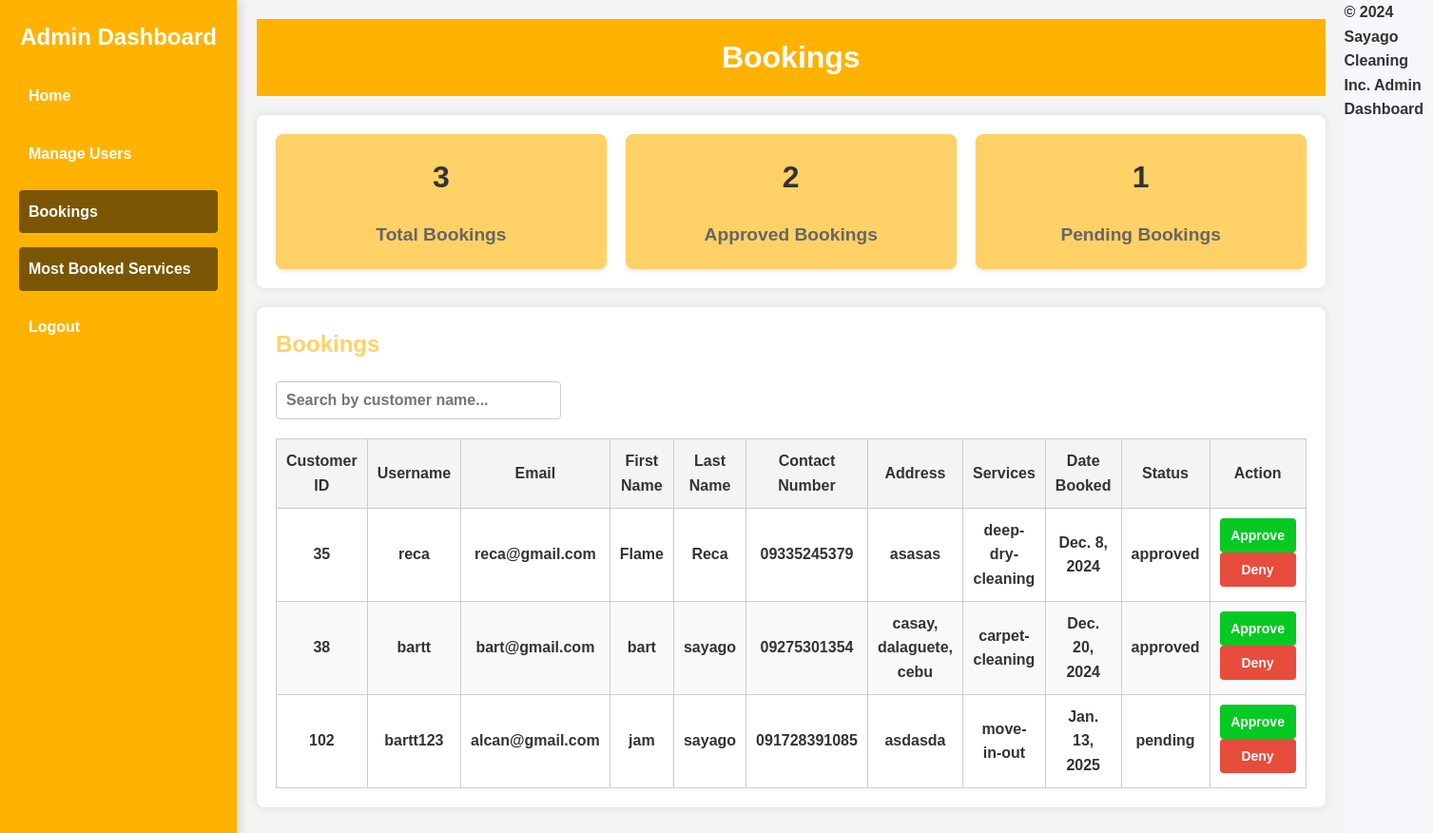
The page /axBooking/ on the database its author committed.
### cleaning/models.py (models this page shows, shortened)
class Booking(models.Model):
    booking_id = models.AutoField(primary_key=True, editable=False)
    CLEANING_CHOICES = [
    ('residential', 'Residential Cleaning'),
    ('commercial', 'Commercial Cleaning'),
    ('move-in-out', 'Move-in/Move-out Cleaning'),
    ('carpet-cleaning', 'Carpet Cleaning'),
    ('window-cleaning', 'Window Cleaning'),
    ('eco-friendly', 'Eco-friendly Green Cleaning'),
    ('anti-bacterial-mist', 'Anti-Bacterial Mist Treatment'),
    ('car-interior-detailing', 'Car Interior Detailing'),
    ('deep-dry-cleaning', 'Deep Dry Cleaning'),
    ('deep-home-cleaning', 'Deep Home Cleaning'),
    ('deep-upholstery-shampooing', 'Deep Upholstery Shampooing'),
    ('steam-sterilization', 'Superior Steam Sterilization'),
]
    PENDING = 'pending'
    APPROVED = 'approved'
    DENIED = 'denied'
    STATUS_CHOICES = [
        (PENDING, 'Pending'),
        (APPROVED, 'Approved'),
        (DENIED, 'Denied'),
    ]
    user = models.ForeignKey(User, on_delete=models.CASCADE)
    cleaning_service = models.CharField(max_length=100, choices=CLEANING_CHOICES)
    first_name = models.CharField(max_length=100)
    last_name = models.CharField(max_length=100, default='Unknown')
    contact_number = models.CharField(max_length=15)
    address = models.TextField()
    additional_info = models.TextField(blank=True, null=True)
    status = models.CharField(max_length=20, choices=STATUS_CHOICES, default=PENDING)
    created_at = models.DateTimeField(auto_now_add=True)
    booking_date = models.DateField()

### cleaning/views.py (the view)
# urls.py: path('axBooking/', views.approved, name='ad_approved'),
@csrf_exempt
def approved(request):
    all_bookings = Booking.objects.all()  # Replace with appropriate queryset if necessary
    approved_bookings = Booking.objects.filter(status='approved')
    pending_bookings = Booking.objects.filter(status='pending')
    total_bookings = all_bookings.count()
    approved_count = approved_bookings.count()
    pending_count = pending_bookings.count()
    context = {
        'bookings': all_bookings,            # Use this for the table
        'approved_bookings': approved_count, # Count of approved bookings
        'pending_bookings': pending_count,   # Count of pending bookings
        'total_bookings': total_bookings     # Total bookings
    }
    return render(request, 'cleaning/approved.html', context)

### cleaning/templates/cleaning/approved.html (shortened to what this page needs)
<!DOCTYPE html>
<html lang="en">
<head>
    {% load static %}
    <link rel="stylesheet" href="{% static 'styles/approved.css' %}?103">
</head>
<body>
    <div class="admin-container">
        <aside class="sidebar">
            <h2>Admin Dashboard</h2>
            <nav>
                <ul>
                    <li><a href="{% url 'admin_homepage' %}">Home</a></li>
                    <li><a href="{% url 'manage_users' %}">Manage Users</a></li>
                    <li><a href="{% url 'ad_approved' %}" class="active">Bookings</a></li>
                    <li><a href="{% url 'most_booked_service' %}" class="active">Most Booked Services</a></li>
                    <li><a href="{% url 'owner_login' %}">Logout</a></li>
                </ul>
            </nav>
        </aside>
        <div class="main-content">
            <header>
                <h1>Bookings</h1>
            </header>
            <main>
                <div class="totals-container">
                    <div class="total-box">
                        <h2 id="total-bookings">{{ total_bookings }}</h2>
                        <p>Total Bookings</p>
                    </div>
                    <div class="total-box">
                        <a href="{% url 'approved_bookings' %}" style="text-decoration: none; color: inherit;">
                            <h2 id="approved-bookings">{{ approved_bookings }}</h2>
                            <p>Approved Bookings</p>
                        </a>
                    </div>
                    <div class="total-box">
                        <h2 id="pending-bookings">{{ pending_bookings }}</h2>
                        <p>Pending Bookings</p>
                    </div>
                </div>
                <section class="admin-panel">
                    <h2>Bookings</h2>
                    <div class="search-container">
                        <input type="text" id="search-input" placeholder="Search by customer name..." onkeyup="searchCustomer()">
                    </div>
                    <table class="user-table" role="table" aria-label="Bookings Table">
                        <thead role="rowgroup">
                            <tr role="row">
                                <th role="columnheader">Customer ID</th>
                                <th role="columnheader">Username</th>
                                <th role="columnheader">Email</th>
                                <th role="columnheader">First Name</th>
                                <th role="columnheader">Last Name</th>
                                <th role="columnheader">Contact Number</th>
                                <th role="columnheader">Address</th>
                                <th role="columnheader">Services</th>
                                <th role="columnheader">Date Booked</th>
                                <th role="columnheader">Status</th>
                                <th role="columnheader">Action</th>
                            </tr>
                        </thead>
                        <tbody id="approved-appointments-table" role="rowgroup">
                            {% if bookings %}
                                {% for booking in bookings %}
                                    <tr data-booking-id="{{ booking.booking_id }}">
                                        <td>{{ booking.booking_id }}</td>
                                        <td>{{ booking.user.username }}</td>
                                        <td>{{ booking.user.email }}</td>
                                        <td>{{ booking.first_name }}</td>
                                        <td>{{ booking.last_name }}</td>
                                        <td>{{ booking.contact_number }}</td>
                                        <td>{{ booking.address }}</td>
                                        <td>{{ booking.cleaning_service }}</td>
                                        <td>{{ booking.booking_date }}</td>
                                        <td class="status-cell">{{ booking.status }}</td>
                                        <td>
                                            <button
                                                class="action-btn accept-btn"
                                                onclick="handleAction({{ booking.booking_id }}, '{{ booking.first_name}} {{ booking.last_name }}','{{ booking.user.email }}', 'approve')"
                                                {% if booking.status != 'pending' %}disabled{% endif %}>
                                                Approve
                                            </button>
                                            <button
                                                class="action-btn delete-btn"
                                                onclick="handleAction({{ booking.booking_id }},  '{{ booking.first_name}} {{ booking.last_name }}',{{ booking.user.email }}, 'deny')"
                                                {% if booking.status != 'pending' %}disabled{% endif %}>
                                                Deny
                                            </button>
                                        </td>
                                    </tr>
                                {% endfor %}
                            {% else %}
                                <tr>
                                    <td colspan="11">No bookings found.</td>
                                </tr>
                            {% endif %}
                        </tbody>
                    </table>
                </section>
            </main>
        </div>
    </div>
    <footer>
        <p>&copy; 2024 Sayago Cleaning Inc. Admin Dashboard</p>
    </footer>
</body>
</html>

### cleaning/static/styles/approved.css (style rules this page uses)
:root { --primary-color: #4a90e2; --secondary-color: #f5f7fa; --text-color: #333; --light-text-color: #777; --border-color: #e0e0e0; --hover-color: #e8f0fe; --success-color: #28a745; --warning-color: #ffc107; }
* { margin: 0; padding: 0; box-sizing: border-box; }
body { font-family: 'Poppins', sans-serif; background-color: var(--secondary-color); color: var(--text-color); line-height: 1.6; display: flex; min-height: 100vh; }
.sidebar { width: 250px; height: 100vh; background-color: white; border-right: 1px solid var(--border-color); padding: 2rem 1rem; display: flex; flex-direction: column; position: fixed; left: 0; top: 0; overflow-y: auto; box-shadow: 4px 0 8px rgba(0, 0, 0, 0.1); }
.main-content { flex-grow: 1; padding: 2rem; margin-left: 250px; transition: margin-left 0.3s ease; }
.main-content { flex-grow: 1; margin-left: 250px; padding: 20px; }
.main-content header { background-color: #4a90e2; color: white; padding: 15px; margin-bottom: 20px; text-align: center; }
.admin-panel, .totals-container { background-color: #fff; padding: 20px; border-radius: 8px; box-shadow: 0 0 10px rgba(0, 0, 0, 0.1); margin-bottom: 20px; }
.admin-panel h2, .total-box h2 { margin-bottom: 20px; color: #000000; }
.totals-container { display: flex; justify-content: space-between; gap: 20px; }
.total-box { flex: 1; background-color: #FFD167; padding: 20px; text-align: center; border-radius: 8px; box-shadow: 0 2px 4px rgba(0, 0, 0, 0.1); }
.total-box h2 { font-size: 2em; color: #333; }
.total-box p { margin-top: 5px; font-size: 1.2em; color: #666; }
.search-container { display: flex; justify-content: space-between; align-items: center; margin: 20px 0; }
.search-container input { width: 300px; padding: 10px; border: 1px solid #ccc; border-radius: 4px; font-size: 1em; }
table { width: 100%; border-collapse: collapse; margin-top: 20px; }
table th, table td { border: 1px solid #ccc; padding: 10px; text-align: center; }
table th { background-color: #f4f4f4; }
.user-table tbody tr:nth-child(even), tbody tr:nth-child(even) { background-color: #f9f9f9; }
.action-btn { padding: 5px 15px; border: none; color: #fff; cursor: pointer; border-radius: 4px; transition: opacity 0.3s ease; }
.delete-btn { margin-bottom: 5px; background-color: #e74c3c; }
.accept-btn { background-color: #06c923; }

### cleaning/templates/cleaning/approved.html (style rules this page uses)
* { margin: 0; padding: 0; box-sizing: border-box; font-family: Arial, sans-serif; font-weight: bold; }
.admin-container { display: flex; min-height: 100vh; background-color: #f4f4f4; }
.sidebar { width: 250px; background-color: #FFB300; color: #fff; padding: 20px; position: fixed; height: 100%; }
.sidebar h2 { margin-bottom: 20px; text-align: center; }
.sidebar nav ul { list-style: none; padding: 0; }
.sidebar nav ul li { margin-bottom: 15px; }
.sidebar nav ul li a { color: #fff; text-decoration: none; font-size: 16px; display: block; padding: 10px; border-radius: 4px; transition: background-color 0.3s ease; }
.sidebar nav ul li a:hover, .sidebar nav ul li a.active { background-color: #7a5604; }
.main-content { flex-grow: 1; margin-left: 250px; padding: 20px; }
.main-content header { background-color: #FFB300; color: white; padding: 15px; margin-bottom: 20px; text-align: center; }
.admin-panel { background-color: #fff; padding: 20px; border-radius: 8px; box-shadow: 0 0 10px rgba(0, 0, 0, 0.1); margin-bottom: 20px; }
.admin-panel h2 { margin-bottom: 20px; color: #FFD167; }
table { width: 100%; border-collapse: collapse; margin-top: 20px; }
table th, table td { border: 1px solid #ccc; padding: 10px; text-align: center; word-wrap: break-word; }
table th { background-color: #f4f4f4; }
.user-table tbody tr:nth-child(even) { background-color: #f9f9f9; }
.action-btn { flex: 1 1 auto; min-width: 80px; max-width: 150px; padding: 10px; text-align: center; border: none; border-radius: 4px; color: #fff; font-size: 14px; cursor: pointer; transition: background-color 0.3s, opacity 0.3s; }
.delete-btn { background-color: #e74c3c; }
.accept-btn { background-color: #06c923; }
.admin-panel { overflow-x: auto; }

### rows shown on the page
Booking: booking_id "35", user.username "reca", user.email "reca@gmail.com", first_name "Flame", last_name "Reca", contact_number "09335245379", address "asasas", cleaning_service "deep-dry-cleaning", booking_date "Dec. 8, 2024", status "approved"
Booking: booking_id "38", user.username "bartt", user.email "bart@gmail.com", first_name "bart", last_name "sayago", contact_number "09275301354", address "casay, dalaguete, cebu", cleaning_service "carpet-cleaning", booking_date "Dec. 20, 2024", status "approved"
Booking: booking_id "102", user.username "bartt123", user.email "alcan@gmail.com", first_name "jam", last_name "sayago", contact_number "091728391085", address "asdasda", cleaning_service "move-in-out", booking_date "Jan. 13, 2025", status "pending"

### other values the page prints
{{ total_bookings }} "3"
{{ approved_bookings }} "2"
{{ pending_bookings }} "1"
